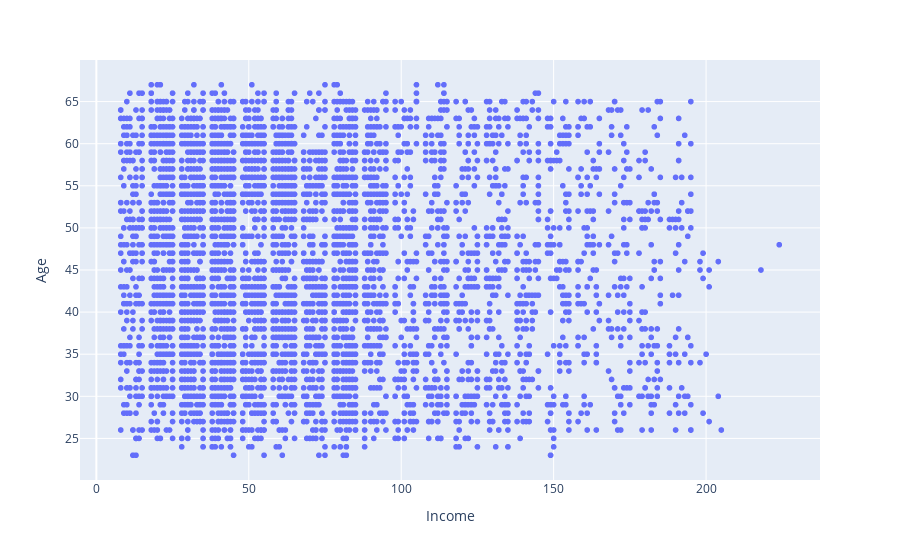

The notebook cell saved with this chart:
### Code cell
fig3 = px.scatter(df, x = 'Income', y = 'Age')
fig3.show()

### Figure 1 — Plotly figure (JSON) as saved in the notebook; plotly's stock layout.template omitted (floating-point values rounded to 4 significant figures; data arrays with more than 128 entries replaced by an {"elided": "..."} marker saying what was removed)
{"data": [{"hovertemplate": "Income=%{x}<br>Age=%{y}<extra></extra>", "legendgroup": "", "marker": {"color": "#636efa", "symbol": "circle"}, "mode": "markers", "name": "", "showlegend": false, "type": "scattergl", "x": {"elided": "4926 int values"}, "xaxis": "x", "y": {"elided": "4926 int values"}, "yaxis": "y"}], "layout": {"legend": {"tracegroupgap": 0}, "margin": {"t": 60}, "xaxis": {"anchor": "y", "domain": [0, 1], "title": {"text": "Income"}}, "yaxis": {"anchor": "x", "domain": [0, 1], "title": {"text": "Age"}}}}
